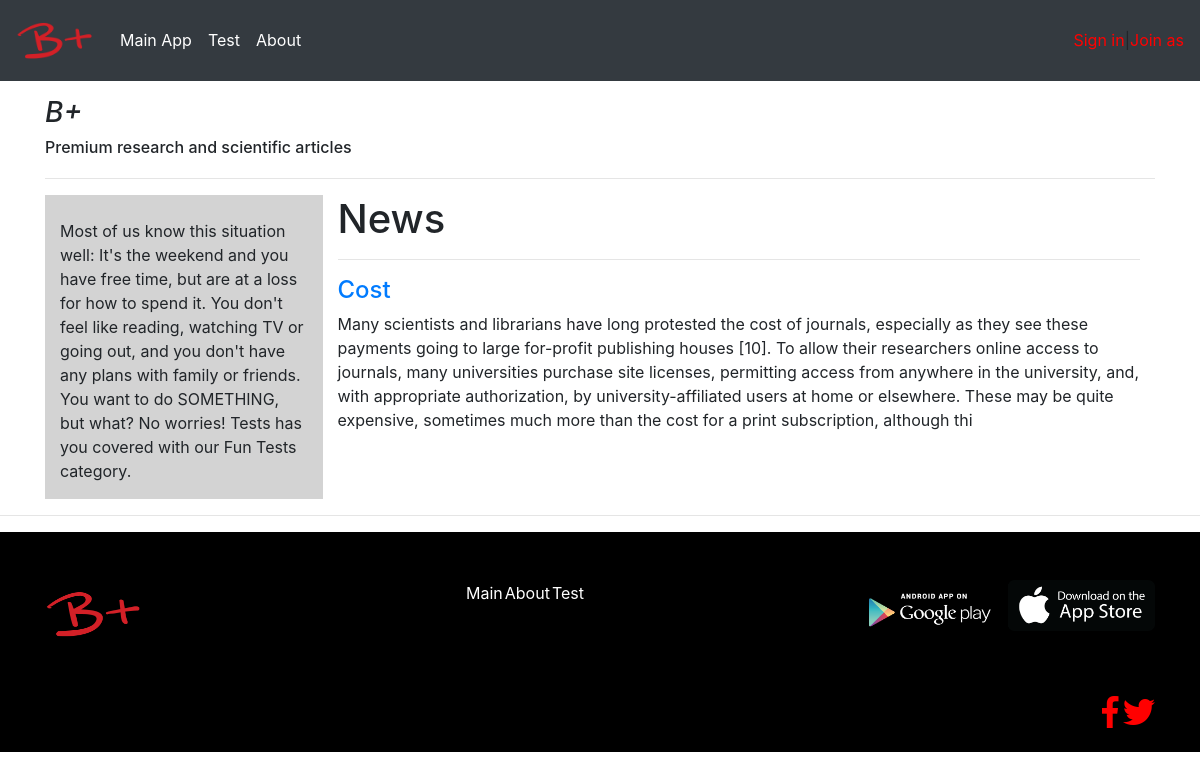
Page /test/ on the committed database.
### mainApp/models.py (models this page shows, shortened)
class News(models.Model):
	title = models.CharField(max_length = 200)
	text = models.TextField()
	likes = models.IntegerField(default = 0)
	user = models.ForeignKey(User)
	def get_short_text(self):
		if len(self.text) > SHORT_TEXT_LEN:
			return self.text[:SHORT_TEXT_LEN]
		else:
			return self.text

### mainApp/views.py (the view)
# urls.py: url(r'^test/$', views.news, name = 'test'),
def news(request):
	news_m = News.objects.all()
	context = {'news_m':news_m}
	return render(request, 'mainApp/test.html', context)

### mainApp/templates/mainApp/test.html
{% extends 'mainApp/wrapper.html' %}
{% load staticfiles %}
{% block content %}
	<div class="container">
		<div class="row">
			<div class="col-sm-3 sidebar">
				<br>
				<p>Most of us know this situation well: It's the weekend and you have free time,
					but are at a loss for how to spend it. You don't feel like reading, watching TV or going out,
					and you don't have any plans with family or friends. You want to do SOMETHING, but what?
					No worries! Tests has you covered with our Fun Tests category.</p>
			</div>
			<div class="col-sm-9 main">
				<h1 class="page-header">News</h1>
				<hr>
				{% for news in news_m %}
						<h4><a href="/news/{{ news.id }}">{{ news.title }}</a></h4>
						<p>{{ news.get_short_text }}</p>
				{% endfor %}
			</div>
		</div>
	</div>
{% endblock %}

### mainApp/static/css/style.css (style rules this page uses)
.sidebar { background-color: #D3D3D3; }

### rows in the picture
News: title "Cost", get_short_text "Many scientists and librarians have long protested the cost of journals, especially as they see these payments going to large for-profit publishing houses [10]. To allow their researchers online access to journals, many universities purchase site licenses, permitting access from anywhere in the university, and, with appropriate authorization, by university-affiliated users at home or elsewhere. These may be quite expensive, sometimes much more than the cost for a print subscription, although thi"
